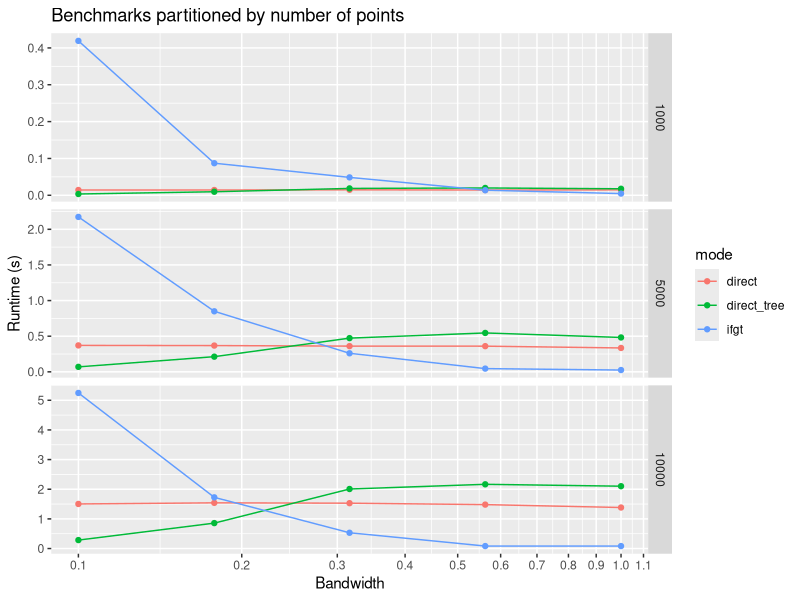

This chart was generated by the following R code:
library(ggplot2)
bench <- read.table("2016-03-01-clang-700.1.81-x86_64-apple-darwin15.3.0.txt",
                    col.names = c("mode", "rows", "cols", "bandwidth",
                                  "X1", "X2", "X3", "X4", "X5"))
bench$rows <- factor(bench$rows)
bench$runtime <- rowMeans(subset(bench, select = c(X1, X2, X3, X4, X5)))
bench$runtime.stdev <- apply(subset(bench, select = c(X1, X2, X3, X4, X5)), 1, sd)

p <- ggplot(bench, aes(bandwidth, runtime, colour = mode)) +
  facet_grid(rows ~ ., scales = "free_y") +
  geom_line() +
  geom_point() +
  scale_x_log10(breaks = scales::pretty_breaks(n = 8)) +
  xlab("Bandwidth") +
  ylab("Runtime (s)") +
  ggtitle("Benchmarks partitioned by number of points")
ggsave("../img/2016-03-01-clang-700.1.81.x86_64-apple-darwin15.3.0.png", dpi = 100)
